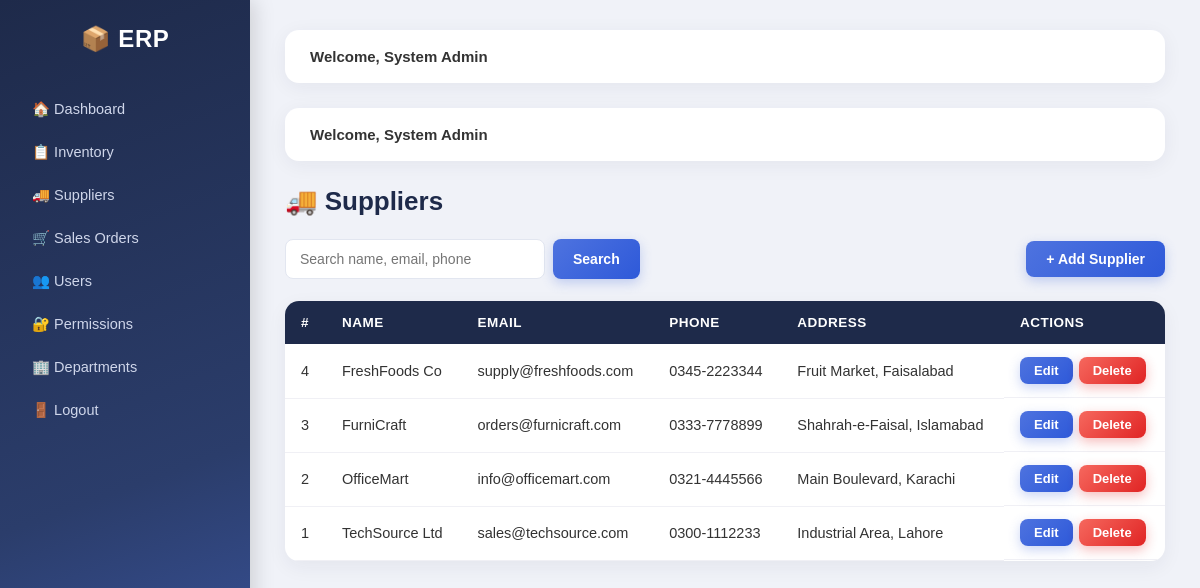
Screenshot of /suppliers/index.php (signed in) with the database file from the repository.
### tables this page shows
CREATE TABLE `suppliers` (
  `id` int(11) NOT NULL,
  `name` varchar(100) NOT NULL,
  `email` varchar(100) DEFAULT NULL,
  `phone` varchar(30) DEFAULT NULL,
  `address` text DEFAULT NULL
);

### includes/auth.php (called while the page is built, shortened)
<?php
require_once __DIR__ . '/../config/db.php';
function can($module, $action) {
    global $pdo;
    $col = 'can_' . $action;
    $stmt = $pdo->prepare("SELECT $col FROM permissions WHERE role_id=? AND module=?");
    $stmt->execute([$_SESSION['role_id'], $module]);
    return (bool) $stmt->fetchColumn();
}

### suppliers/index.php (the view, shortened to what this page needs)
<?php
require '../includes/auth.php';
$q = trim($_GET['q'] ?? '');
$stmt = $pdo->prepare("SELECT * FROM suppliers WHERE name LIKE ? OR email LIKE ? OR phone LIKE ? ORDER BY id DESC");
$stmt->execute(["%$q%", "%$q%", "%$q%"]);
$rows = $stmt->fetchAll(PDO::FETCH_ASSOC);
require '../includes/header.php';
?>
<h1>🚚 Suppliers</h1>
<div class="toolbar">
  <form method="GET">
    <input type="text" name="q" placeholder="Search name, email, phone" value="<?= htmlspecialchars($q) ?>">
    <button class="btn">Search</button>
  </form>
  <?php if (can('suppliers', 'add')): ?><a class="btn" href="form.php">+ Add Supplier</a><?php endif; ?>
</div>
<table>
  <tr><th>#</th><th>Name</th><th>Email</th><th>Phone</th><th>Address</th><th>Actions</th></tr>
  <?php foreach ($rows as $r): ?>
  <tr>
    <td><?= $r['id'] ?></td>
    <td><?= htmlspecialchars($r['name']) ?></td>
    <td><?= htmlspecialchars($r['email']) ?></td>
    <td><?= htmlspecialchars($r['phone']) ?></td>
    <td><?= htmlspecialchars($r['address']) ?></td>
    <td class="actions">
      <?php if (can('suppliers', 'edit')): ?><a class="btn small" href="form.php?id=<?= $r['id'] ?>">Edit</a><?php endif; ?>
      <?php if (can('suppliers', 'delete')): ?>
      <form method="POST" action="delete.php" onsubmit="return confirm('Delete this supplier?')">
        <button class="btn small danger">Delete</button>
      </form>
      <?php endif; ?>
    </td>
  </tr>
  <?php endforeach; ?>
</table>
<?php require '../includes/footer.php'; ?>

### assets/css/style.css (style rules this page uses)
* { margin:0; padding:0; box-sizing:border-box; }
body { font-family:'Poppins', sans-serif; background:#f0f2f8; display:flex; min-height:100vh; color:#333; }
table { width:100%; border-collapse:collapse; background:#fff; border-radius:14px; overflow:hidden; box-shadow:0 6px 20px rgba(30,42,74,.06); }
th { background:#1e2a4a; color:#fff; padding:14px 16px; text-align:left; font-weight:600; font-size:13.5px; text-transform:uppercase; letter-spacing:.5px; }
td { padding:13px 16px; border-bottom:1px solid #f0f0f5; font-size:14.5px; }
tbody tr { transition:background .2s ease; }
.btn { display:inline-block; padding:10px 20px; background:linear-gradient(135deg,#4e73df,#2e59d9); color:#fff; border:none; border-radius:8px; text-decoration:none; cursor:pointer; font-family:inherit; font-weight:600; font-size:14px; transition:all .25s ease; box-shadow:0 4px 12px rgba(78,115,223,.3); }
.btn.danger { background:linear-gradient(135deg,#f6685e,#e02424); box-shadow:0 4px 12px rgba(224,36,36,.3); }
.btn.small { padding:6px 14px; font-size:13px; }
input, select, textarea { width:100%; padding:11px 14px; margin:6px 0 4px; border:1.5px solid #e2e6f0; border-radius:8px; font-family:inherit; font-size:14px; transition:border .2s ease, box-shadow .2s ease; }
.toolbar { display:flex; justify-content:space-between; align-items:center; margin-bottom:22px; gap:10px; flex-wrap:wrap; }
.toolbar form { display:flex; gap:8px; }
.toolbar input { margin:0; width:260px; }
.actions { display:flex; gap:6px; }
.actions form { margin:0; }
h1 { margin-bottom:22px; color:#1e2a4a; font-weight:700; font-size:26px; }

### rows the page displays
suppliers: id "4", name "FreshFoods Co", email "supply@freshfoods.com", phone "0345-2223344", address "Fruit Market, Faisalabad"
suppliers: id "3", name "FurniCraft", email "orders@furnicraft.com", phone "0333-7778899", address "Shahrah-e-Faisal, Islamabad"
suppliers: id "2", name "OfficeMart", email "info@officemart.com", phone "0321-4445566", address "Main Boulevard, Karachi"
suppliers: id "1", name "TechSource Ltd", email "sales@techsource.com", phone "0300-1112233", address "Industrial Area, Lahore"

### other values shown
$_SESSION['full_name'] "System Admin"
